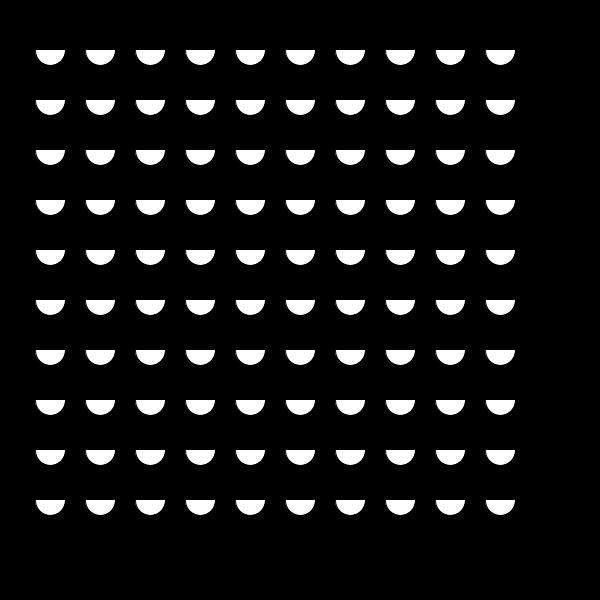
Frame 1 (no input)
Frame 60 (the mouse pressed at the canvas centre just before this capture): identical to frame 1, image omitted
Frame 120 (the mouse held since frame 60 and released just before this capture): identical to frame 1, image omitted

The Processing sketch that drew this single still picture (run headless with seeded random() and noise(); from frame 60 on, the mouse is pressed at the canvas centre):

// Processing sketch: processing_130445
// ── processing_130445.pde

void setup() {
  size(600, 600); 
  background(0);
  frameRate(10);
}
void draw() {
  background(0);
  for ( int x = 50; x < width-50; x = x + 50) {
    for ( int y = 50; y < height-50; y = y + 50) {
      for ( float j = 0; j < 10; j= j+.1) {
        fill(255);
        arc(x, y, 30, 30, 0, PI);
      }
    }
  }
}
